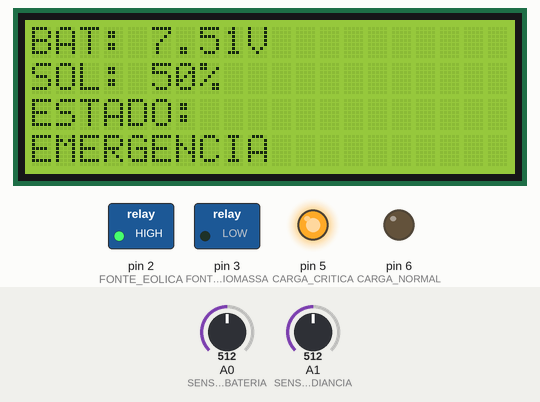
The program below on a simulated Arduino Mega 2560, built with avr-gcc and run on an emulated ATmega2560. Shown: 20×4 character LCD, switched loads named in the program (green lamp = pin HIGH), output pins drawn as LEDs (lit = HIGH). Inputs (shaded band) come from the test bench; at power-on: A0 (SENSOR_BATERIA) = 512, A1 (SENSOR_IRRADIANCIA) = 512. Pins used as bus, display or sensor lines are not drawn; what the program prints to the serial monitor is not drawn.

Above: at 4.3 s.
4.4 s: A0 (SENSOR_BATERIA) set to 759
At 6.4 s:
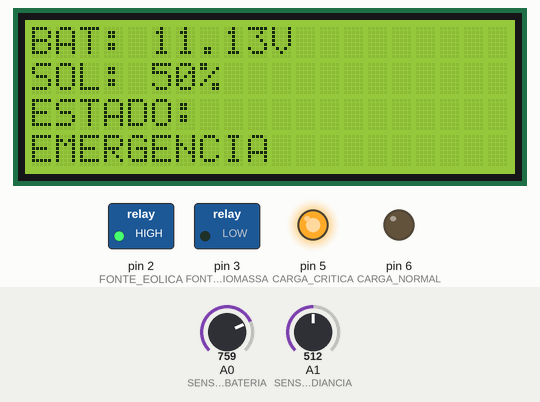
6.7 s: A0 (SENSOR_BATERIA) set to 784
At 8.5 s:
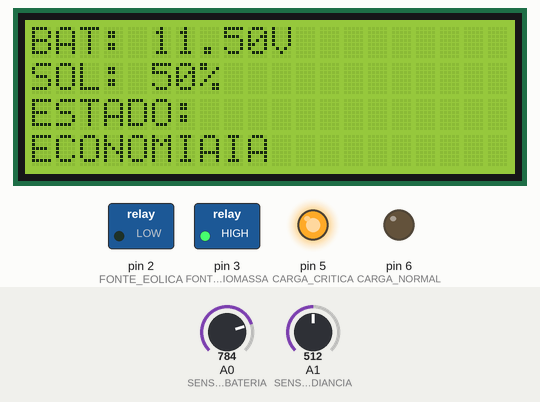
8.8 s: A1 (SENSOR_IRRADIANCIA) set to 610
10.8 s: A1 (SENSOR_IRRADIANCIA) set to 635
At 12.0 s:
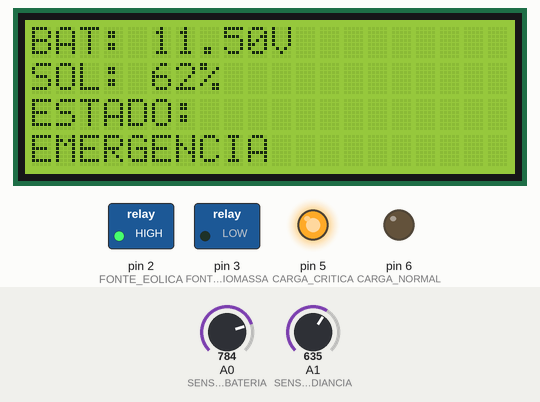
12.9 s: A0 (SENSOR_BATERIA) set to 836
At 14.2 s:
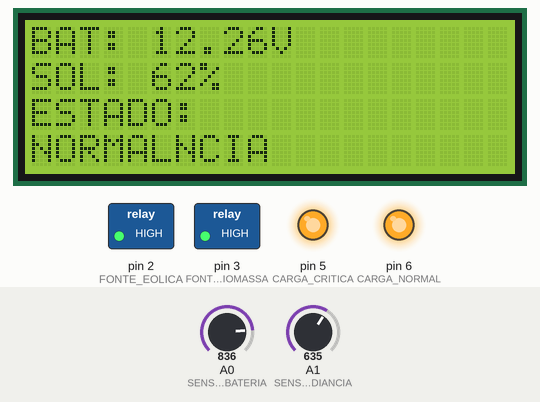
15.0 s: A1 (SENSOR_IRRADIANCIA) set to 716
Timing chart, 0 to 18.0 s (numbered marks = the images above; inputs shaded):
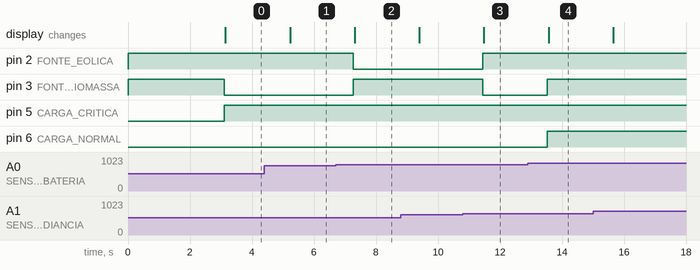

The program:

main.cpp
```cpp
#include <Arduino.h>
#include <Wire.h>
#include <LiquidCrystal_I2C.h>

// LCD I2C
LiquidCrystal_I2C lcd(0x27, 20, 4);

// Relés
const int FONTE_SOLAR = 1;
const int FONTE_EOLICA = 2;
const int FONTE_BIOMASSA = 3;

// Cargas
const int CARGA_CRITICA = 5;
const int CARGA_NORMAL = 6;

// Sensores
const int SENSOR_BATERIA = A0;
const int SENSOR_IRRADIANCIA = A1;

// Variáveis
float tensaoBateria;
int percentualLuz;

String estadoSistema;

void setup() {

  Serial.begin(9600);

  // Relés
  pinMode(FONTE_SOLAR, OUTPUT);
  pinMode(FONTE_EOLICA, OUTPUT);
  pinMode(FONTE_BIOMASSA, OUTPUT);

  // Cargas
  pinMode(CARGA_CRITICA, OUTPUT);
  pinMode(CARGA_NORMAL, OUTPUT);

  // Inicializa desligado
  digitalWrite(FONTE_SOLAR, HIGH);
  digitalWrite(FONTE_EOLICA, HIGH);
  digitalWrite(FONTE_BIOMASSA, HIGH);

  // LCD
  lcd.init();
  lcd.backlight();

  lcd.setCursor(0,0);
  lcd.print("MICRORREDE HIBRIDA");

  lcd.setCursor(0,1);
  lcd.print("CTEP-RM CAMACARI");

  delay(3000);
  lcd.clear();
}

void loop() {

  // Leitura da bateria
  int valorBat = analogRead(SENSOR_BATERIA);
  tensaoBateria = valorBat * (15.0 / 1023.0);

  // Leitura irradiância
  int valorLuz = analogRead(SENSOR_IRRADIANCIA);
  percentualLuz = map(valorLuz, 0, 1023, 0, 100);

  // =========================
  // ESTADO NORMAL
  // =========================
  if (tensaoBateria > 12.0 && percentualLuz > 60) {

    estadoSistema = "NORMAL";

    digitalWrite(FONTE_SOLAR, LOW);
    digitalWrite(FONTE_EOLICA, HIGH);
    digitalWrite(FONTE_BIOMASSA, HIGH);

    digitalWrite(CARGA_CRITICA, HIGH);
    digitalWrite(CARGA_NORMAL, HIGH);
  }

  // =========================
  // ESTADO ECONOMIA
  // =========================
  else if (tensaoBateria > 11.3 && percentualLuz <= 60) {

    estadoSistema = "ECONOMIA";

    digitalWrite(FONTE_SOLAR, HIGH);
    digitalWrite(FONTE_EOLICA, LOW);
    digitalWrite(FONTE_BIOMASSA, HIGH);

    digitalWrite(CARGA_CRITICA, HIGH);
    digitalWrite(CARGA_NORMAL, LOW);
  }

  // =========================
  // ESTADO EMERGENCIA
  // =========================
  else {

    estadoSistema = "EMERGENCIA";

    digitalWrite(FONTE_SOLAR, HIGH);
    digitalWrite(FONTE_EOLICA, HIGH);
    digitalWrite(FONTE_BIOMASSA, LOW);

    digitalWrite(CARGA_CRITICA, HIGH);
    digitalWrite(CARGA_NORMAL, LOW);
  }

  // LCD
  lcd.setCursor(0,0);
  lcd.print("BAT: ");
  lcd.print(tensaoBateria);
  lcd.print("V   ");

  lcd.setCursor(0,1);
  lcd.print("SOL: ");
  lcd.print(percentualLuz);
  lcd.print("%   ");

  lcd.setCursor(0,2);
  lcd.print("ESTADO:");

  lcd.setCursor(0,3);
  lcd.print(estadoSistema);

  // Serial
  Serial.print("Bateria: ");
  Serial.print(tensaoBateria);

  Serial.print(" | Irradiancia: ");
  Serial.print(percentualLuz);

  Serial.print("% | Estado: ");
  Serial.println(estadoSistema);

  delay(1000);
}
```

Measured:
- the behaviour switches between 770 and 771 on A0 (SENSOR_BATERIA) (found by bisection; images 1 and 2)
- the behaviour switches between 624 and 625 on A1 (SENSOR_IRRADIANCIA) (found by bisection; images 2 and 3)
- the behaviour switches between 818 and 819 on A0 (SENSOR_BATERIA) (found by bisection; images 3 and 4)
- after the input at 4.4 s, the display: changes after 0.83 s (image 1)
- after the input at 6.7 s, pin 2 (FONTE_EOLICA): HIGH → LOW after 0.57 s; pin 3 (FONTE_BIOMASSA): LOW → HIGH after 0.57 s; the display: changes after 0.61 s (image 2)
- after the input at 10.8 s, pin 2 (FONTE_EOLICA): LOW → HIGH after 0.64 s; pin 3 (FONTE_BIOMASSA): HIGH → LOW after 0.64 s; the display: changes after 0.68 s (image 3)
- after the input at 12.9 s, pin 3 (FONTE_BIOMASSA), pin 6 (CARGA_NORMAL): LOW → HIGH after 0.63 s; the display: changes after 0.67 s (image 4)
